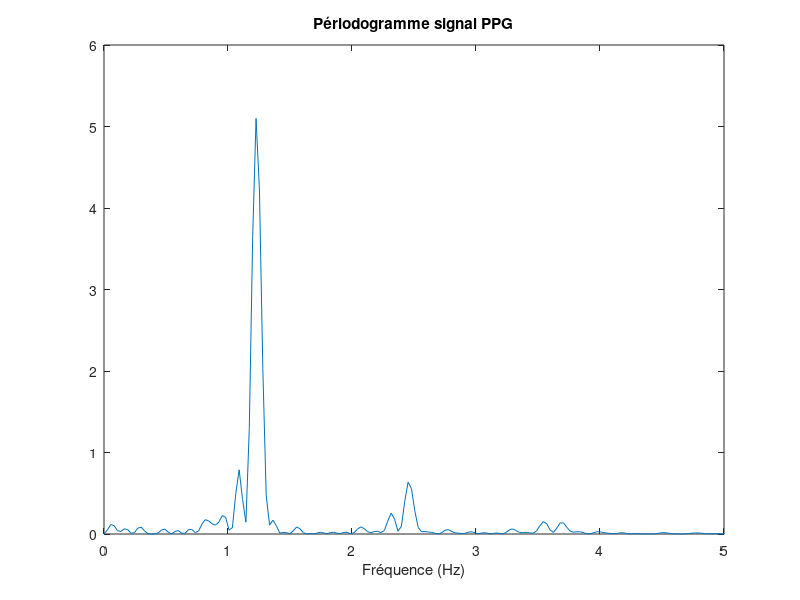
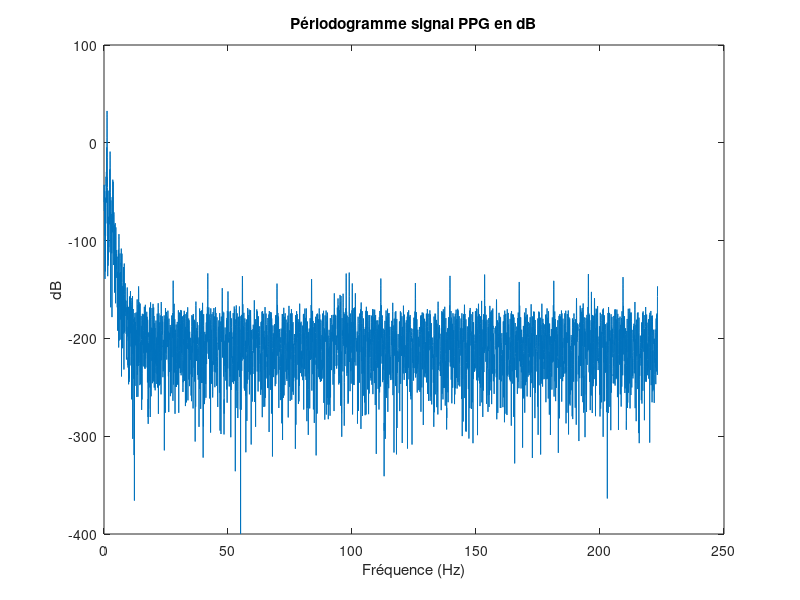

Here is the MATLAB script that generated these plots, in order: (Note: this script raises an error after producing the figures.)
%%% PARTIE 1) VISUALISATION DES DONNEES
clear all
close all
load PPG.mat
load PPG_2.mat

%-------------------------------------------------------------------------------------------------------
%Signal PPG réel acquis par le capteur et numérisé par le CAN
loadedData = load('S_PPG_reel.mat');
S_PPG_reel = loadedData.S;

%Pré-traitement des données
s_PPG_r = S_PPG_reel(:,2)';
nech_PPG_r = length(s_PPG_r);
T_r = (S_PPG_reel(:,1) - S_PPG_reel(1,1))';
Te_r = mean(diff(T_r));
Fe_r = 1/Te_r;

%-------------------------------------------------------------------------------------------------------
%Signal PPG donné
s_PPG = s;
nech_PPG = length(s_PPG);
Te = 1/Fe;
T = 0:Te:(nech_PPG-1)*Te;

%------------------------------------------------------------------------------------------------------
%Signal PPG LONG donné
s_PPG_long = sortie_out(:,2)';
nech_PPG_long = length(s_PPG_long);
T_long = (sortie_out(:,1) - sortie_out(1,1))';
Te_long = nech_PPG_long/T_long(nech_PPG_long);
Fe_long = 1/Te_long;

%------------------------------------------------------------------------------------------------------
%Signal PPG 2 donné
s_PPG_2 = sortie_out(:,2)';
nech_PPG_2 = length(s_PPG_2);
T_2 = (sortie_out(:,1) - sortie_out(1,1))';
Te_2 = mean(diff(T_2));
Fe_2 = 1/Te_2;

%------------------------------------------------------------------------------------------------------
%Signal PPG créé
A1 = 0.25;
A2 = 0.125;
B1 =  0.2;
B2 = 0.15;
Vdc = 2.5;
f = 1; %Pour avoir une fréquence du signal de 1Hz et donc 60 BPM


%Artéfacts à la mesure
pas_art = 300 ;
pas_art_2 = 101 ;

artefacts = zeros(1, nech_PPG) ;

artefacts(1:pas_art:end) = 0.5 ;
artefacts(1:pas_art_2:end) = 0.1 ;

%Dérivation du signal 
f_deriv = 0.2; 
derive = 0.05*sin(2*pi*f_deriv*T) ;


bruit_blanc = 0.005*randn(1,nech_PPG) ;
bruit_alim = 0.01*sin(2*pi*50*T) ;

s_cree_typeA = A1*sin(2*pi*f*T) + A2*sin(2*pi*(2*f)*T -pi/8) + Vdc + bruit_blanc + bruit_alim + derive + artefacts ;

s_cree_typeB = B1*sin(2*pi*f*T) + B2*sin(2*pi*(2*f)*T -pi/3) + Vdc + bruit_blanc + bruit_alim + derive + artefacts;

%------------------------------------------------------------------------------------------------------
%Choix du signal étudié
s_choisi = s_PPG_2; %Signal étudié
T_choisi = T_2;     %Base de temps
Fe = Fe_2;          %Fréquence d'échantillonage 

nech = length(s_choisi); %Nombre d'échantillons 

s_centre = s_choisi - mean(s_choisi); %On centre le signal pour mieux visualiser (suppression composante continue)

plot(T_choisi, s_centre);
title('Signal PPG en temporel')
xlabel('Temps (s)');
ylabel('Tension (V)');
%------------------------------------------------------------------------------------------------------
%Analyse fréquentielle: Périodogramme

fact_zeropadding = round( 3 + log2(nech/(2^nextpow2(nech))) )  ; % facteur de zero-padding : 
% si =1, on fait du zero-padding jusqu'à la puissance de 2 supérieure
% si =2, jusqu'à 2 * puissance de 2 supérieure,
% si =3, jusqu'à 4 * puissance de 2 supérieure etc...

nfft = 2^( nextpow2(nech) + fact_zeropadding - 1 ) ; % taille sur laquelle est calculée la FFT
Speriodo = ( abs(fft(s_centre,nfft)).^2 )/ nfft;     % initialisation du vecteur "Périodogramme"

% Pour afficher le résultat, il faut créer un vecteur "frequences" pour l'axe des abscisses.
% On peut travailler en fréquences physiques (Herz) ou normalisées.

frequencesHerz = linspace(0, Fe, nfft); % initialisation du vecteur
frequencesNorm = linspace(0, 1, nfft); % initialisation du vecteur

%%% Affichage
plot(frequencesHerz,Speriodo); 
xlim([0,5]);
title('Périodogramme signal PPG'); xlabel('Fréquence (Hz)');


%Nous avons seulement besoin de voir le signal jusqu'a nfft/2 
%Pour plus de visibilite nous allons voir le signal en decibel

SperiodoDB = 20*log(Speriodo(2:nfft/2)); % on démarre a 2 pour enlever la premiere harmonique qui est trop grande
frequencesHerzmi = frequencesHerz(1:nfft/2);
frequencesNormmi = frequencesHerzmi/Fe;


figure('Name','Périodogramme complet en dB');
plot(frequencesHerzmi(1,2:nfft/2),SperiodoDB); 
title('Périodogramme signal PPG en dB'); xlabel('Fréquence (Hz)'); ylabel('dB');
%figure('Name','Périodogramme signal synthétique normalisé en DB');
%plot(frequencesNormmi,SperiodoDB);
%title('Périodogramme normalisé en DB'); xlabel('Fréquences normalisées');


%%% PARTIE 2) PERIODOGRAMME DES DIFFERENTES FENÊTRES
%HAMMING
Sper_ham = zeros(nfft,1);
Sper_ham = (1/nech)*abs(fft(hamming(nech).*s_centre,nfft)).^2;
Sper_hamDB=20*log(Sper_ham(1:nfft/2));

%HANN
Sper_han = zeros(nfft,1);
Sper_han = (1/nech)*abs(fft(hann(nech).*s_centre,nfft)).^2;
Sper_hanDB=20*log(Sper_han(1:nfft/2));

%BLACKMAN
Sper_bla = zeros(nfft,1);
Sper_bla = (1/nech)*abs(fft(blackman(nech).*s_centre,nfft)).^2;
Sper_blaDB=20*log(Sper_bla(1:nfft/2));

%BARTLETT
Sper_bar = zeros(nfft,1);
Sper_bar = (1/nech)*abs(fft(bartlett(nech).*s_centre,nfft)).^2;
Sper_barDB=20*log(Sper_bar (1:nfft/2));

%Tracés
figure('Name','Périodogramme complet en DB');
subplot(2,2,1); plot(frequencesHerzmi,Sper_barDB','r');
title('Périodogramme en DB Bartlett')

subplot(2,2,2); plot(frequencesHerzmi,Sper_blaDB','g');
title('Périodogramme en DB Blackman')

subplot(2,2,3); plot(frequencesHerzmi,Sper_hanDB','b');
title('Périodogramme en DB Hann')

subplot(2,2,4); plot(frequencesHerzmi,Sper_hamDB','m');
title('Périodogramme en DB Hamming')
%WELCH
fenetre = 150; %valeur fixé 
chevauchement = 75; %valeur fixé

Sper_welch = pwelch(s_centre,fenetre,chevauchement,nfft);
Sper_welchDB = 20*log(Sper_welch(2:nfft/2));
figure();
plot(frequencesHerzmi(1,2:nfft/2),Sper_welchDB);
xlim([0,100]);
%Si on veut comparer les fenêtres plus en détail on peut les afficher ensembles
%hold on
%plot(frequencesHerzmi,Sper_barDB','r');
%plot(frequencesHerzmi,Sper_blaDB','g');
%plot(frequencesHerzmi,Sper_hanDB','b');
%plot(frequencesHerzmi,Sper_hamDB','m');
%hold off

title('Périodogrammes Welch'); xlabel('Fréquence (Hz)'); ylabel('dB');

%%% PARTIE 3) Pré-processing = FILTRAGE DU BRUIT_______________________________

%Filtre de Savitzky-Golay

order = 2;
framelen = 21;
s_centre_lisse_sgolay = sgolayfilt(s_centre,order,framelen);

%Filtre RIF
 
coef_passebas = load('Coeff_hamming_5_30_47.mat');
A = coef_passebas.a;
B = coef_passebas.b;
s_centre_lisse_RIF = filter(B,A,s_centre);

%Combinaison filtres RIF et Savitzky-Golay
s_centre_lisse_sgo_rif = sgolayfilt(s_centre_lisse_RIF,order,framelen);


%Choix du filtre utilisé
s_centre_lisse = s_centre_lisse_sgo_rif; 


%%% PARTIE 4) DETECTION DES PICS SYSTOLIQUE

ECART_MIN = Fe/(2*f);                %distance minimale entre 2 pics
AMP_MIN = 0.5*max(s_centre_lisse);   %seuil detection de pics

[pics, locs] = findpeaks(s_centre_lisse, 'MinPeakHeight', AMP_MIN,'MinPeakDistance', ECART_MIN);

% Les indices des pics trouvés par findpeaks
Indices_systoliques = locs;

%Affichage des résultats

figure();
plot(T_choisi, s_centre_lisse, '-b'); % Tracer le signal original
hold on;
plot(T_choisi(Indices_systoliques), s_centre_lisse(Indices_systoliques), 'ro', 'MarkerFaceColor', 'r'); % Marqueurs rouges pour les pics systoliques
xlabel('Temps (s)');
ylabel('Tension (V)');
title('Signal PPG filtré');
title('Détection des Pics Systoliques');
legend('Signal lissé', 'Pics Systoliques');
hold off;
drawnow;

%Calcul du BPM 
DELTA = diff(T_choisi(Indices_systoliques));
Rythme_cardiaque = mean(DELTA); 
Frequence_cardiaque = 1/Rythme_cardiaque;  
BPM = Frequence_cardiaque*60;

%Calcul de l'écart type
BPM_liste = 60*(1./DELTA);
variance_BPM = var(BPM_liste);
ecart_type_BPM = sqrt(variance_BPM);

%%% PARTIE 5) TEST D'ARYTHMIE, DE TACHYCARDIE

%Test de neyman-pearson pour l'arythmie
alpha = 0.5;
sigma0 = 15;
X = DELTA./Fe;
test = test_neyman_pearson(X,sigma0,alpha);
if test == 1
    display('Le patient souffre d''arythmie cardiaque');
else
    display('Le patient ne fait pas d''arythmie cardiaque');
end
%Test de tachycardie
if BPM < 50
    display('Le patient souffre de tachycardie');
elseif BPM > 100
    display('Le patient souffre de bradycardie');
else 
    display('Aucune anomalie détectée');
end
%Puissance du test: Courbe ROC

alpha_x = 0:0.01:1;                 % Valeurs de alpha (risque de faux positif)

ordre_roc = length(BPM_liste) - 1;  % Nombre de points pour la courbe ROC

sigma1 = [15; 17; 19; 21; 23; 25];  % Variances alternatives

for i = 1:length(sigma1)
    beta(i, :) = chi2cdf( (sigma0 / sigma1(i))^2 * chi2inv(1 - alpha_x, ordre_roc), ordre_roc);
end

puissance = 1 - beta;

% Tracé des courbes ROC
figure();
hold on;
plot(alpha_x, puissance(1, :), '-r');
plot(alpha_x, puissance(2, :), '-m');
plot(alpha_x, puissance(3, :), '-b');
plot(alpha_x, puissance(4, :), '-c');
plot(alpha_x, puissance(5, :), '-y');
plot(alpha_x, puissance(6, :), '-g');
xlabel('alpha');
ylabel('1 - beta');
title('Courbe ROC');
legend('15','17','19', '21 ', '23', '25');
hold off;
    
%%% PARTIE 6) DETECTION PICS DIASTOLIQUES

% 3 types de filtre testé sur la dérivé
deriv_s = gradient(s_centre_lisse, T_choisi);
order_d = 2;
deriv_s_lisse_sgolay = sgolayfilt(deriv_s,order_d,framelen); 
derive_s_lisse_filt = filter(B,A,deriv_s); %entre 5 et 30 Hz

deriv_s_lisse = derive_s_lisse_filt; %choix 

% Affichage de la dérivé
figure();
plot(T_choisi, deriv_s_lisse, '-b');
title('Derivé du signal'); xlabel('Temps (s)')

%On fera l'étud pour un signal PPG de type A
eps = sqrt(var(deriv_s_lisse));
Indices_diastoliques = [];

for i = 2:nech-1
    if (deriv_s_lisse(i)>deriv_s_lisse(i-1)) && (deriv_s_lisse(i)>deriv_s_lisse(i+1)) && (deriv_s_lisse(i)<0.4) && (deriv_s_lisse(i)> -0.4) && (s_centre_lisse(i)>0)
        Indices_diastoliques = [Indices_diastoliques, i];
    end
end

%On veut éviter les doublons
Indices_diastoliques_corrige = [];
for i = 2:length(Indices_diastoliques)
    if Indices_diastoliques(i)-Indices_diastoliques(i-1)>100
        Indices_diastoliques_corrige = [Indices_diastoliques_corrige, Indices_diastoliques(i)];
    end
end

Indices_diastoliques = Indices_diastoliques - 22 ; %décalage temporel lié au filtre choisi (0.05 * Fe)

figure();
plot(T_choisi, deriv_s, '-b');
hold on
plot(T_choisi(Indices_diastoliques), deriv_s(Indices_diastoliques), 'go', 'MarkerFaceColor', 'g');
title('Derivé du signal'); xlabel('Temps (s)')

figure();
plot(T_choisi, s_centre_lisse, '-b'); % Tracer le signal original
hold on;
plot(T_choisi(Indices_systoliques), s_centre_lisse(Indices_systoliques), 'ro', 'MarkerFaceColor', 'r'); % Marqueurs rouges pour les pics systoliques
plot(T_choisi(Indices_diastoliques), s_centre_lisse(Indices_diastoliques), 'go', 'MarkerFaceColor', 'g');
xlabel('Temps (s)');
ylabel('Tension (V)');
title('Détection des Pics Systoliques et Diastoliques');
legend('Signal lissé', 'Pics Systoliques', 'Pics Diastoliques');
hold off;

%%% PARTIE 7) PROBABILTE D'APPARTENANCE A UNE CLASSE

%Calcul de la vitesse d'onde de pouls: PWV
dist_coeur_doigt = 1 ; %donnée

DELTA_dia_sys = mean( T_choisi(Indices_diastoliques) - T_choisi(Indices_systoliques(1:end-1)) ); 

PWV = 2*dist_coeur_doigt/DELTA_dia_sys;
% On vas ensuite déterminer la probabilité de vous trouver dans chacune des classes de pression artérielle.
% classes = {'Optimale', 'Normale', 'Élevée', 'Hypertension de Niveau 1', 'Hypertension de Niveau 2/3'};

PWV_vect = [5.6; 6; 6.4; 6.8; 7.2; 7.6; 8];
PWV_mat = [110 33 7 1 0; 85 32 8 2 1; 91 46 12 2 0; 74 51 15 3 1; 46 48 15 4 1; 22 33 13 3 1; 10 35 14 10 2];
Proba_classes = PWV_mat ./sum(PWV_mat,2) ;
figure();
hold on;
plot(PWV_vect, Proba_classes(:, 1), '-r');
plot(PWV_vect, Proba_classes(:, 2), '-g');
plot(PWV_vect, Proba_classes(:, 3), '-b');
plot(PWV_vect, Proba_classes(:, 4), '-c');
plot(PWV_vect, Proba_classes(:, 5), '-m');
xlabel('PWV');
ylabel('Probabilité');
title('Probabilité d"apartenir à une classe en fonction du PWV ');
legend('Optimale', 'Normale', 'Élevée', 'Hypertension de Niveau 1', 'Hypertension de Niveau 2/3');
hold off;
%%% PARTIE 8) R2CAPITULATIF DES DONEES DU PATIENT

if PWV <5.6
    classe_patient = Proba_classes(1, :);
elseif (PWV >= 5.6) && (PWV < 6) 
    classe_patient = Proba_classes(2, :);
elseif (PWV >= 6) && (PWV < 6.4) 
    classe_patient = Proba_classes(3, :);
elseif (PWV >= 6.4) && (PWV < 6.8) 
    classe_patient = Proba_classes(4, :);
elseif (PWV >= 6.8) && (PWV < 7.2) 
    classe_patient = Proba_classes(5, :);
elseif (PWV >= 7.2) && (PWV < 7.6) 
    classe_patient = Proba_classes(6, :);
else
    classe_patient = Proba_classes(7, :);
end

Opt = classe_patient(1);
Norm = classe_patient(2);
El = classe_patient(3);
HT1 = classe_patient(4);
HT23 = classe_patient(5);


patientData = {
    'Numéro de dossier', 641127;
    'BPM', BPM;
    'Arythmie cardiaque', 'Non';
    'Tachycardie', 'Non';
    'Bradycardie', 'Non';
    'PWV', PWV;
    'Optimale', Opt ;
    'Normale', Norm  ;
    'Elevée', El ;
    'HT1', HT1 ;
    'HT2/3', HT23 ;
};

% Création du tableau
figure();

t = uitable('Data', patientData,'ColumnName', {'Paramètre', 'Valeur'},'RowName', [], 'Position', [20, 20, 270, 230]) ;

t.ColumnWidth = {150, 100};
